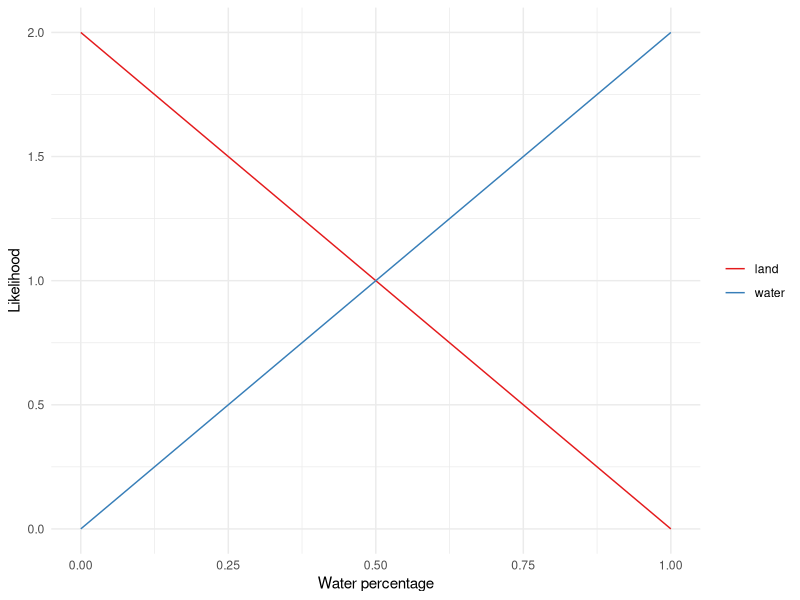
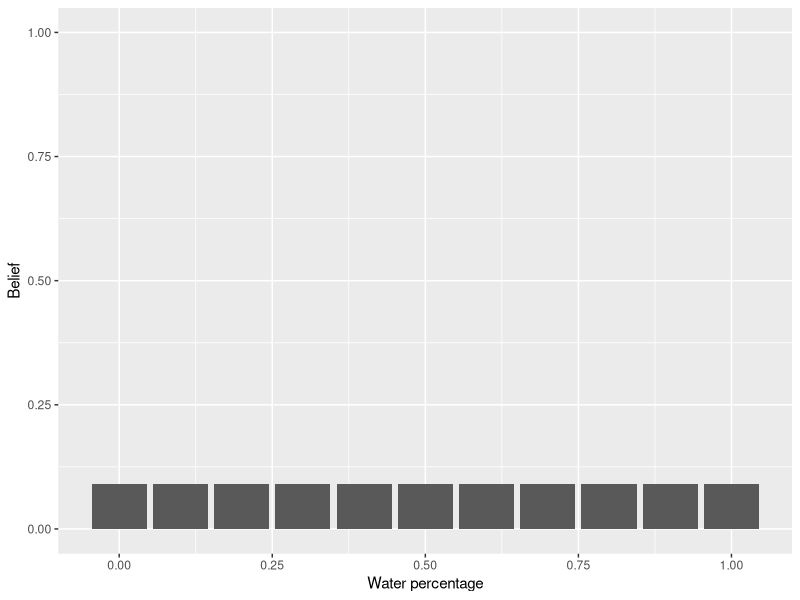
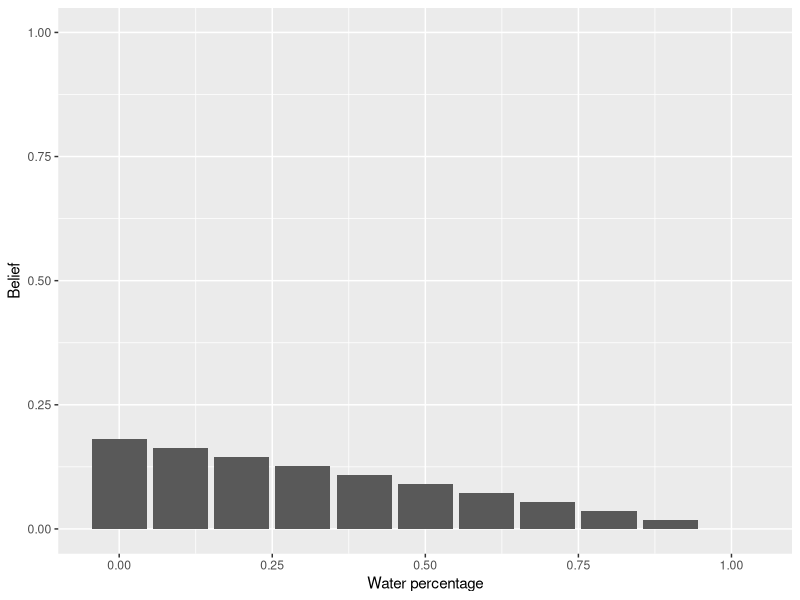
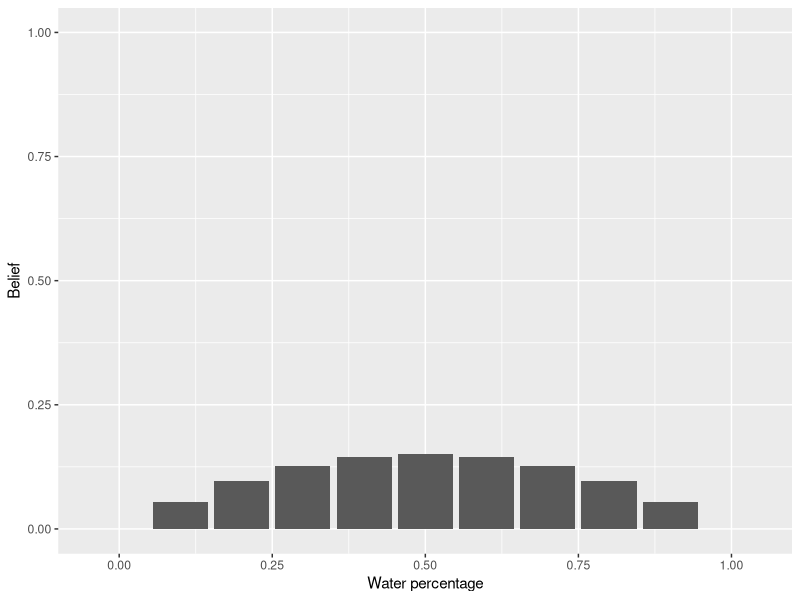

Source code (R) for these figures, in order:
# library
library(tidyverse)
library(ggplot2)

# x axis
x <- seq(0, 1, 0.1)

# water
water <- x * 2

# land
land <- 2 - water

# plot likelihood
df <- data.frame(x, y = water, group = "water")
df <- rbind(df, data.frame(x, y = land, group = "land"))
ggplot(df, aes(x, y, color = group)) +
  geom_line() +
  xlab("Water percentage") +
  ylab("Likelihood") +
  scale_color_brewer(palette = "Set1") +
  theme_minimal() +
  theme(legend.title = element_blank())

# prior
prior <- rep(1, 11) / 11

# plot our initial belief
df <- data.frame(x, prior)
ggplot(df, aes(x, prior)) +
  geom_bar(stat = "identity") +
  xlab("Water percentage") +
  ylab("Belief") +
  ylim(0, 1)

# set posterior
our_belief <- NULL

saw_land <- function(our_belief) {
  # calculate the posterior
  if (is.null(our_belief)) {
    posterior <- prior * land
  } else {
    posterior <- our_belief * land
  }
  posterior <- posterior / sum(posterior)

  # plot
  df <- data.frame(x, posterior)
  p <- ggplot(df, aes(x, posterior)) +
    geom_bar(stat = "identity") +
    xlab("Water percentage") +
    ylab("Belief") +
    ylim(0, 1)
  print(p)

  return(posterior)
}

saw_water <- function(our_belief) {
  # calculate the posterior
  if (is.null(our_belief)) {
    posterior <- prior * water
  } else {
    posterior <- our_belief * water
  }
  posterior <- posterior / sum(posterior)

  # plot
  df <- data.frame(x, posterior)
  p <- ggplot(df, aes(x, posterior)) +
    geom_bar(stat = "identity") +
    xlab("Water percentage") +
    ylab("Belief") +
    ylim(0, 1)
  print(p)

  return(posterior)
}

# sample location from https://www.realrandom.net/location.html

# saw land
our_belief <- saw_land(our_belief)

# saw water
our_belief <- saw_water(our_belief)
